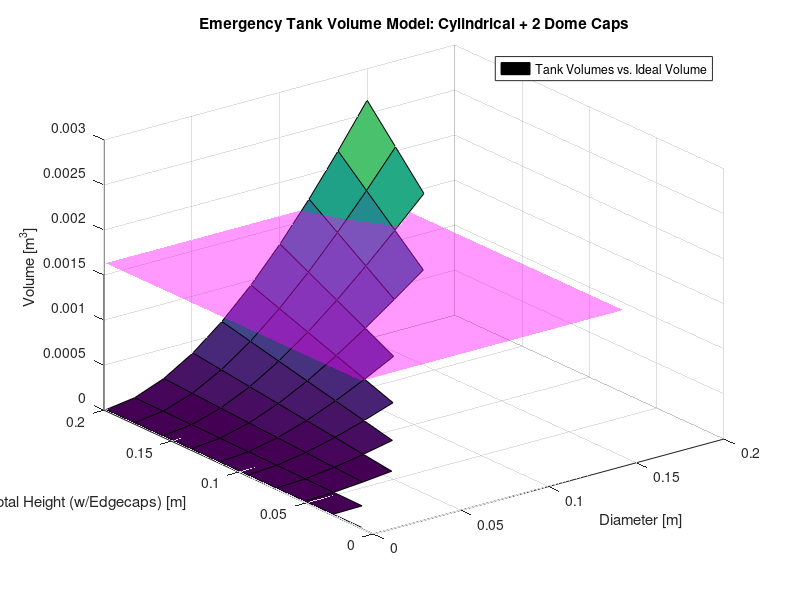
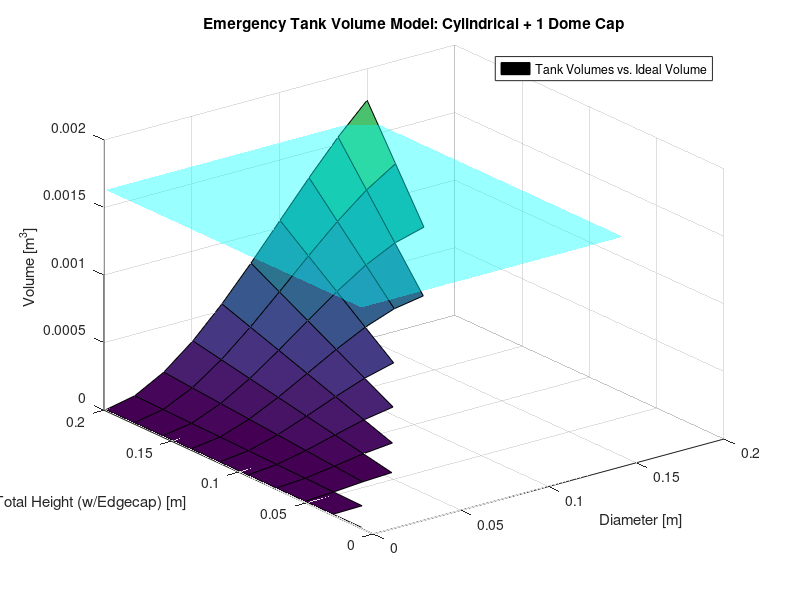
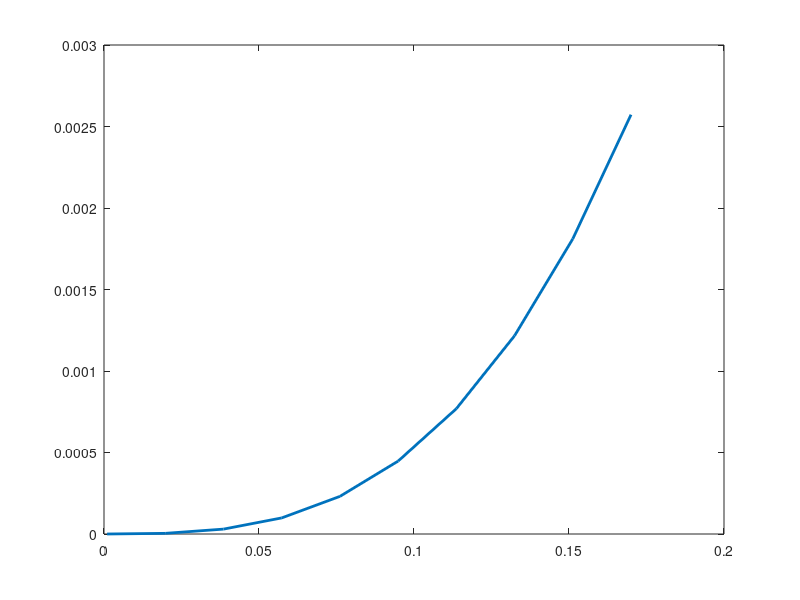

MATLAB code to generate these figures, in order: (Note: this script raises an error after producing the figures.)
clc;
clear;
close all; 

% Author: Julianna Maria Moore & Nathan Geuzaine
% Assignment: Primary & Emergency Tank Modeling 
% Purpose: 
% Date: 10/29/2026

%% Important Considerations
% Shell dimensions and packaging [50 x 45 x 21.5 cm^3]
% Insulation thickness [1 cm]
% Regulator height and attachment []
% Do modeling for Spherical vs Cylindrical tanks   
% Center of mass
% Mounting integration within the shell
% Attachments with other components
% Structures team preference: Shrunken overall emergency tank

%% Emergency Tank Dimension Selection

% {CYLINDER w/ TWO DOME CAPS (c1, first cylinder configuration)}
% *REUSE* [Ideal Gas Law: PV=nRT]
    P = 25855350; % [Pa] (aka 3750 psia)
    n = (0.5523*1000)/(31.998); % grams of emergency O2 needed [g] / MW O2 [g/mol] = [mol]
    R = 8.3145; % [J/mol*K]
    T = 293.15; % [K]
    V_internal = (n*R*T) / (P); % internal volume in [m^3] needed for emergency O2 amount

% [Calculate Volume of Cylinder + Domes]
    D_vector_c1 = linspace(0.001, 0.15, 10); %[m], max of 10 cm or 0.1 m
    H_vector_c1 = linspace(0.01, 0.2, 10); %[m], max of 20 cm or 0.2m; OVERALL tank height including end caps

    [D_c1, H_tot_c1] = meshgrid(D_vector_c1, H_vector_c1); % computes every possible combination of volume instead of just 10 combos

    H_cyl_c1 = (H_tot_c1 - D_c1); % cylinder height only (excluding end caps)

    % Volume equations
    V_cyl_c1 = (pi * (D_c1).^2 .* (H_cyl_c1)) ./ (4); % [m^3]
    V_domes_c1 = (2)*((pi * (D_c1).^3) ./ (12)); % account for 2 dome caps
    V_tot_c1 = V_cyl_c1 + V_domes_c1; % cyl vol + 2 dome caps vol

    V_tot_c1(H_cyl_c1 < 0) = NaN;

% [Plot V_tot against vectors for Diameter and Height]
    figure();

    surf(D_c1, H_tot_c1, V_tot_c1);
    hold on;

    % Ideal internal volume (scaling)
    V_ideal = V_internal .* ones(size(V_tot_c1));

    surf(D_c1, H_tot_c1, V_ideal, 'FaceColor', 'magenta', 'FaceAlpha', 0.4, 'EdgeColor', 'none');

    grid on;
    title('Emergency Tank Volume Model: Cylindrical + 2 Dome Caps');
    xlabel('Diameter [m]');
    ylabel('Total Height (w/Edgecaps) [m]');
    zlabel('Volume [m^3]');
    legend('Tank Volumes vs. Ideal Volume');

    hold off;

% {CYLINDER w/ ONE DOME CAP (c2, second cylinder configuration)} 
% [Calculate Volume of Cylinder + One Dome Cap]
    D_vector_c2 = linspace(0.001, 0.15, 10); %[m], max of 10 cm or 0.1 m
    H_vector_c2 = linspace(0.01, 0.2, 10); %[m], max of 20 cm or 0.2m; OVERALL tank height including end caps

    [D_c2, H_tot_c2] = meshgrid(D_vector_c2, H_vector_c2); % computes every possible combination of volume instead of just 10 combos

    H_cyl_c2 = (H_tot_c2 - D_c2); % cylinder height only (excluding end caps)

    % Volume equations
    V_cyl_c2 = (pi * (D_c2).^2 .* (H_cyl_c2)) ./ (4); % [m^3]
    V_domes_c2 = (pi * (D_c2).^3) ./ (12); % account for 1 dome cap
    V_tot_c2 = V_cyl_c2 + V_domes_c2; % cyl vol + 1 dome cap vol

    V_tot_c2(H_cyl_c2 < 0) = NaN;

% [Plot V_tot against vectors for Diameter and Height]
    figure();

    surf(D_c2, H_tot_c2, V_tot_c2);
    hold on;

    % Ideal internal volume (scaling)
    V_ideal = V_internal .* ones(size(V_tot_c2));

    surf(D_c2, H_tot_c2, V_ideal, 'FaceColor', 'cyan', 'FaceAlpha', 0.4, 'EdgeColor', 'none');

    grid on;
    title('Emergency Tank Volume Model: Cylindrical + 1 Dome Cap');
    xlabel('Diameter [m]');
    ylabel('Total Height (w/Edgecap) [m]');
    zlabel('Volume [m^3]');
    legend('Tank Volumes vs. Ideal Volume');

    hold off;

% {SPHERE (s1, first sphere configuration)}

% [Calculate Volume of Sphere]
    D_vector_s1 = linspace(0.001, 0.17, 10); %[m], max of 17 cm or 0.17 m

    % Volume equation
    V_sphere_s1 = (1/6) * (pi .* (D_vector_s1).^3);

% [Plot spherical tank volume]
    figure();
    grid on;
    plot(D_vector_s1, V_sphere_s1, 'LineWidth', 2);
    hold on;
    % Display yarget internal volume
    yline(V_internal, 'r--', 'LineWidth', 2);
    xlabel('Sphere Diameter [m]');
    ylabel('Tank Volume [m^3]');
    title('Spherical Emergency Tank Volume Model');
    legend('Calculated Sphere Volume','Target Internal Volume');
    hold off;

%% Emergency Tank Material & FOS Modeling
% Need F.O.S = 2
% FOS = 2;
% Material: Carbon-Composite COPV, Metal-Lined
% Declare pressure variables
